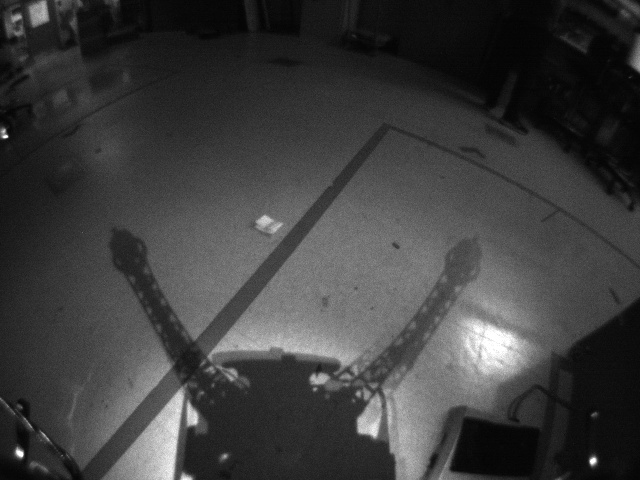
#> input picture opencv/src/py/frame0116.jpg, 640 x 480 px
$ python basic_operations.py
#> lines starting #> are read from the running program, lines starting #| are printed output that depends on the picture; after the words box and inside, x2 and y2 are one past the last pixel; in counts of white or black regions, pixels touching at a corner belong together
#!/home/sagar/opencv_ws/envs/bin/python

import cv2 as cv

img = cv.imread('frame0116.jpg')
#> img is the input picture: shape (480, 640, 3); min 2, max 255, mean 61.6
# cv.imread give BGR or RGB
# getting pixel intensity of a particular pixel
print(img.item(100, 100, 2))
#| 48
# modifying pixel values
img.itemset((100, 100, 2), 90)
#> img: shape (480, 640, 3); under 0.01% of pixels changed, all inside (x1, y1, x2, y2) = (100, 100, 101, 101)

# for selecting a region (20 rows, 20 column)
px = img[100:120, 100:120]
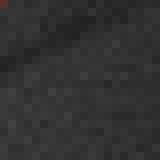
#> px: shape (20, 20, 3) (shown 8 times larger); mean B, G, R 50, 50, 50.1
print(px)
#> (printed output is left out)
# accessing the 20th row of the matrix
print(px[19])
#> (printed output is left out)
# modifying pixel values
px[0:19] = [0, 0, 0]
# cv.imshow("Display Window", img)
# cv.waitKey(0)

# image properties
print('{}, {}, and {}'.format(img.shape, img.size, img.dtype))
#| (480, 640, 3), 921600, and uint8
# copy paste
img[100:120, 100:120] = img[300:320, 300:320]
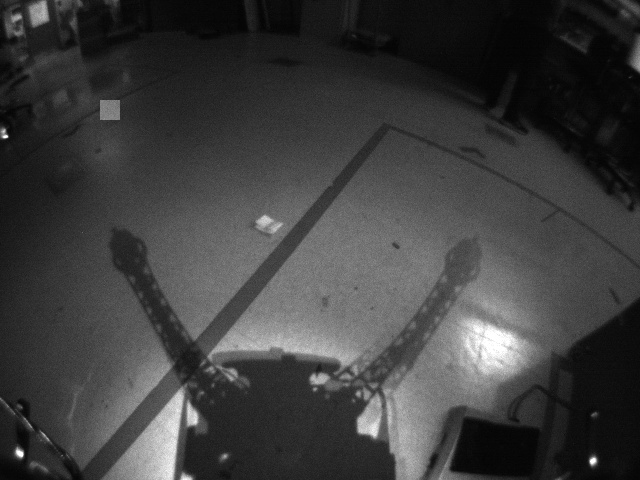
#> img: shape (480, 640, 3); min 2, max 255, mean 61.7
# cv.imshow("Display Window", img)
# cv.waitKey(0)

# split and merge
b, g, r = cv.split(img)
# OR
blue = img[:, :, 0]
print(blue)
#> (printed output is left out)
r[:, :] = 0
#> r: shape (480, 640); every value is 0
print(r)
#> (printed output is left out)
img = cv.merge((b, g, r))
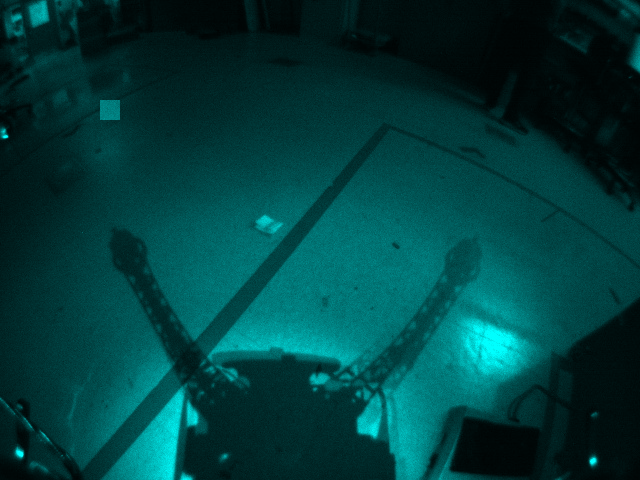
#> img: shape (480, 640, 3); mean B, G, R 61.7, 61.7, 0
# cv.imshow("Display Window", img)
# cv.waitKey(0)
# OR
img[:, :, 2] = 0
cv.imshow("Display Window", img)
cv.waitKey(0)

$ run again, with opencv/src/py/frame0001.jpg copied over opencv/src/py/frame0116.jpg
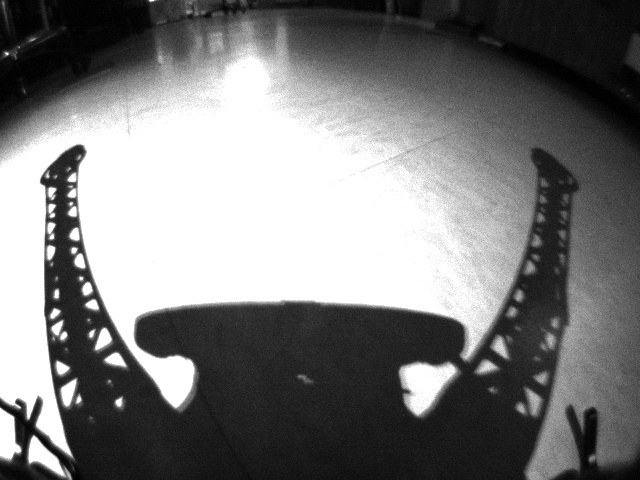
#> input picture opencv/src/py/frame0001.jpg, 640 x 480 px
#> img is the input picture: shape (480, 640, 3); min 0, max 255, mean 123.3
#| 147
#> (printed output is left out)
#> (printed output is left out)
#| (480, 640, 3), 921600, and uint8
#> `img[100:120, 100:120] = img[300:320, 300:320]`:
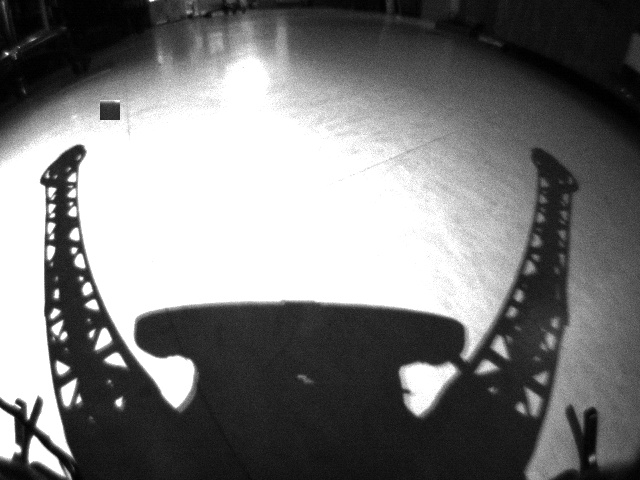
#> img: shape (480, 640, 3); min 0, max 255, mean 123.1
#> (printed output is left out)
#> r: shape (480, 640); every value is 0
#> (printed output is left out)
#> `img = cv.merge((b, g, r))`:
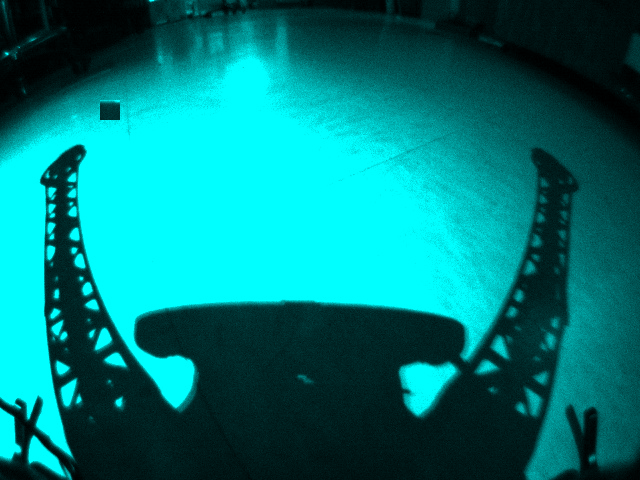
#> img: shape (480, 640, 3); mean B, G, R 123.1, 123.1, 0

$ run again, with opencv/src/py/frame0151.jpg copied over opencv/src/py/frame0116.jpg
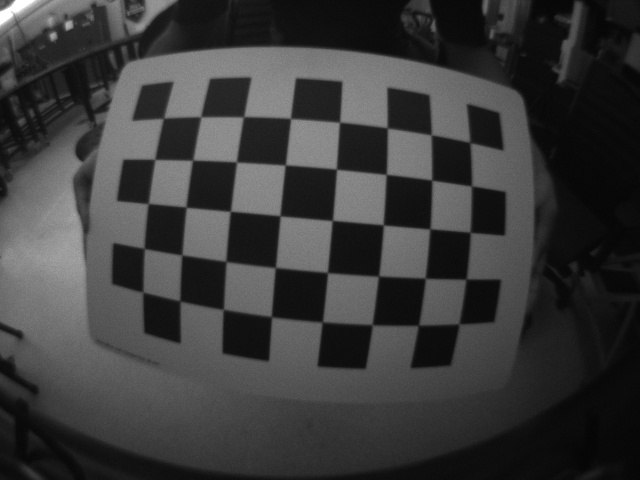
#> input picture opencv/src/py/frame0151.jpg, 640 x 480 px
#> img is the input picture: shape (480, 640, 3); min 4, max 255, mean 58.8
#| 71
#> (printed output is left out)
#> (printed output is left out)
#| (480, 640, 3), 921600, and uint8
#> `img[100:120, 100:120] = img[300:320, 300:320]`:
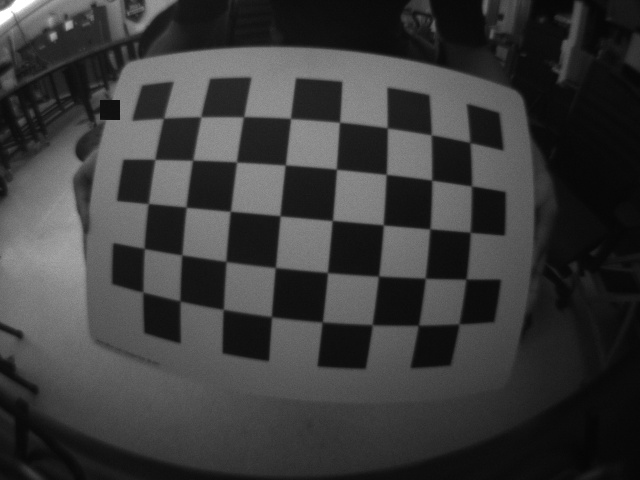
#> img: shape (480, 640, 3); min 4, max 255, mean 58.7
#> (printed output is left out)
#> r: shape (480, 640); every value is 0
#> (printed output is left out)
#> `img = cv.merge((b, g, r))`:
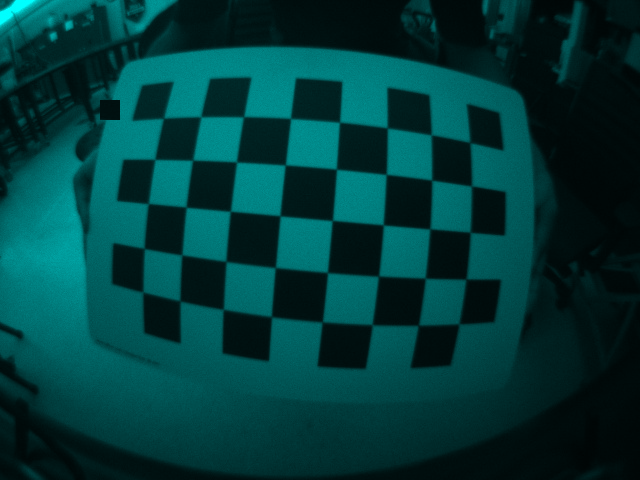
#> img: shape (480, 640, 3); mean B, G, R 58.7, 58.7, 0
